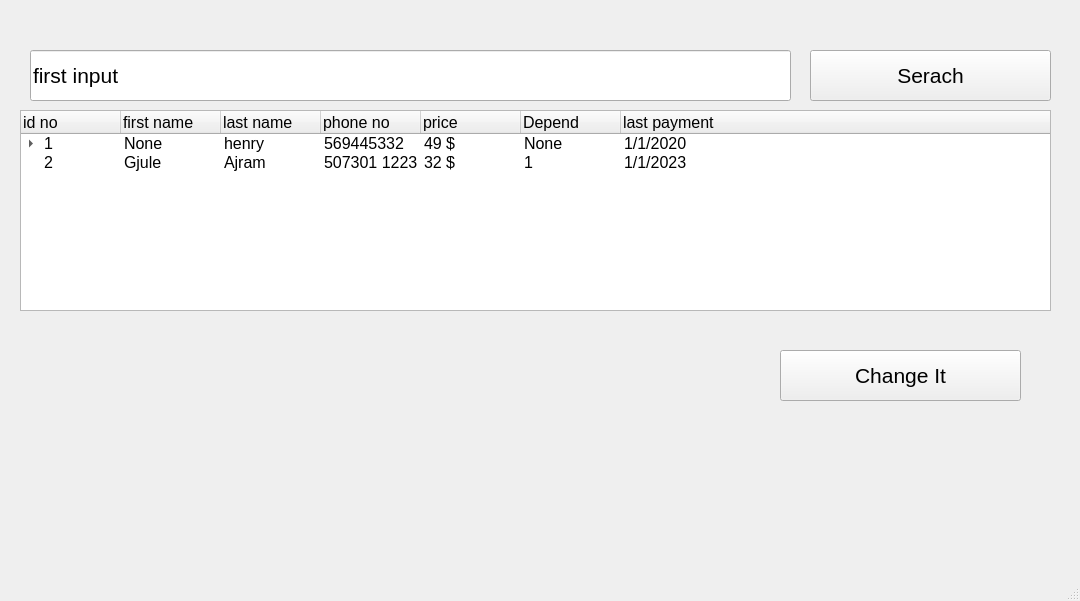
<?xml version="1.0" encoding="UTF-8"?>
<ui version="4.0">
 <class>show_win</class>
 <widget class="QMainWindow" name="show_win">
  <property name="geometry">
   <rect>
    <x>0</x>
    <y>0</y>
    <width>1080</width>
    <height>601</height>
   </rect>
  </property>
  <property name="font">
   <font>
    <pointsize>16</pointsize>
   </font>
  </property>
  <property name="windowTitle">
   <string>Records</string>
  </property>
  <widget class="QWidget" name="centralwidget">
   <widget class="QTreeWidget" name="treeWidget">
    <property name="geometry">
     <rect>
      <x>20</x>
      <y>110</y>
      <width>1031</width>
      <height>201</height>
     </rect>
    </property>
    <property name="font">
     <font>
      <pointsize>12</pointsize>
     </font>
    </property>
    <column>
     <property name="text">
      <string>id no </string>
     </property>
    </column>
    <column>
     <property name="text">
      <string>first name</string>
     </property>
    </column>
    <column>
     <property name="text">
      <string>last name</string>
     </property>
    </column>
    <column>
     <property name="text">
      <string>phone no</string>
     </property>
    </column>
    <column>
     <property name="text">
      <string>price</string>
     </property>
    </column>
    <column>
     <property name="text">
      <string>Depend</string>
     </property>
    </column>
    <column>
     <property name="text">
      <string>last payment</string>
     </property>
    </column>
    <item>
     <property name="text">
      <string>1</string>
     </property>
     <property name="text">
      <string>None</string>
     </property>
     <property name="text">
      <string>henry</string>
     </property>
     <property name="text">
      <string>569445332</string>
     </property>
     <property name="text">
      <string>49 $</string>
     </property>
     <property name="text">
      <string>None</string>
     </property>
     <property name="text">
      <string>1/1/2020</string>
     </property>
     <item>
      <property name="text">
       <string>2</string>
      </property>
      <property name="text">
       <string>gule</string>
      </property>
      <property name="text">
       <string>ajram</string>
      </property>
      <property name="text">
       <string>56456</string>
      </property>
      <property name="text">
       <string>43</string>
      </property>
      <property name="text">
       <string>1</string>
      </property>
      <property name="text">
       <string>1/1/2023</string>
      </property>
     </item>
     <item>
      <property name="text">
       <string>3</string>
      </property>
      <property name="text">
       <string>hevidar</string>
      </property>
      <property name="text">
       <string>yenge</string>
      </property>
      <property name="text">
       <string>4534534</string>
      </property>
      <property name="text">
       <string>56</string>
      </property>
      <property name="text">
       <string>1</string>
      </property>
      <property name="text">
       <string>1/2/2022</string>
      </property>
     </item>
    </item>
    <item>
     <property name="text">
      <string>2</string>
     </property>
     <property name="text">
      <string>Gjule</string>
     </property>
     <property name="text">
      <string>Ajram</string>
     </property>
     <property name="text">
      <string>507301 1223</string>
     </property>
     <property name="text">
      <string>32 $</string>
     </property>
     <property name="text">
      <string>1</string>
     </property>
     <property name="text">
      <string>1/1/2023</string>
     </property>
    </item>
   </widget>
   <widget class="QLineEdit" name="lineEdit">
    <property name="geometry">
     <rect>
      <x>30</x>
      <y>50</y>
      <width>761</width>
      <height>51</height>
     </rect>
    </property>
    <property name="text">
     <string>first input</string>
    </property>
   </widget>
   <widget class="QPushButton" name="pushButton">
    <property name="geometry">
     <rect>
      <x>810</x>
      <y>50</y>
      <width>241</width>
      <height>51</height>
     </rect>
    </property>
    <property name="text">
     <string>Serach</string>
    </property>
   </widget>
   <widget class="QPushButton" name="pushButton_2">
    <property name="geometry">
     <rect>
      <x>780</x>
      <y>350</y>
      <width>241</width>
      <height>51</height>
     </rect>
    </property>
    <property name="text">
     <string>Change It</string>
    </property>
   </widget>
  </widget>
  <widget class="QMenuBar" name="menubar">
   <property name="geometry">
    <rect>
     <x>0</x>
     <y>0</y>
     <width>1080</width>
     <height>36</height>
    </rect>
   </property>
  </widget>
  <widget class="QStatusBar" name="statusbar"/>
 </widget>
 <resources/>
 <connections/>
</ui>
